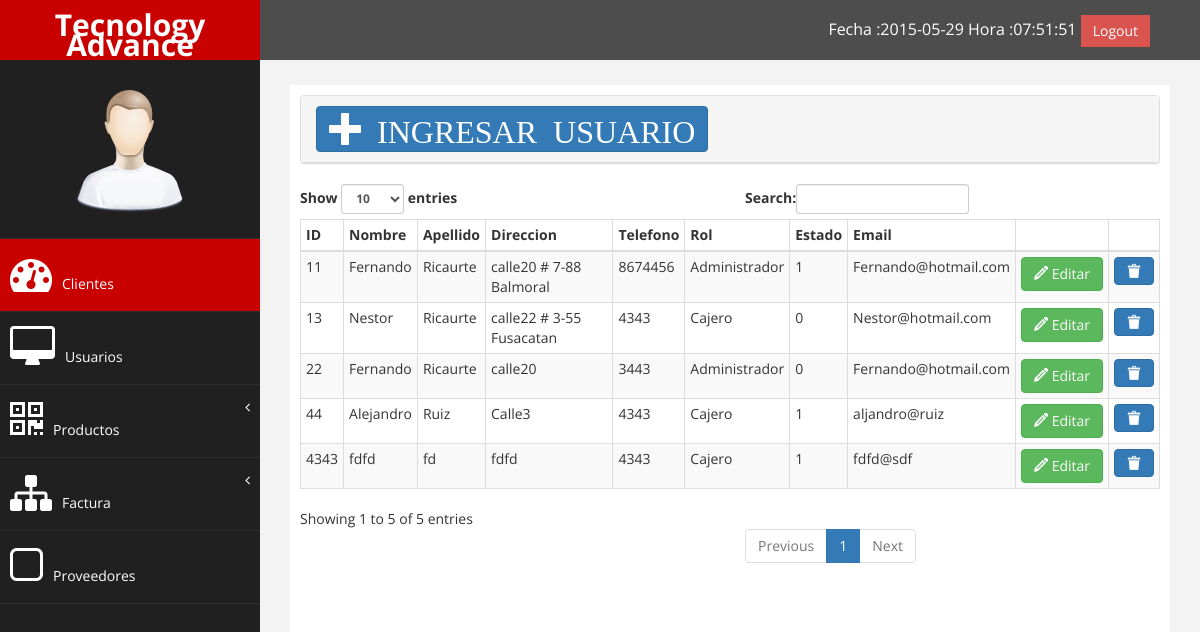
The app's page /index.php/usuarios (signed in), older data.
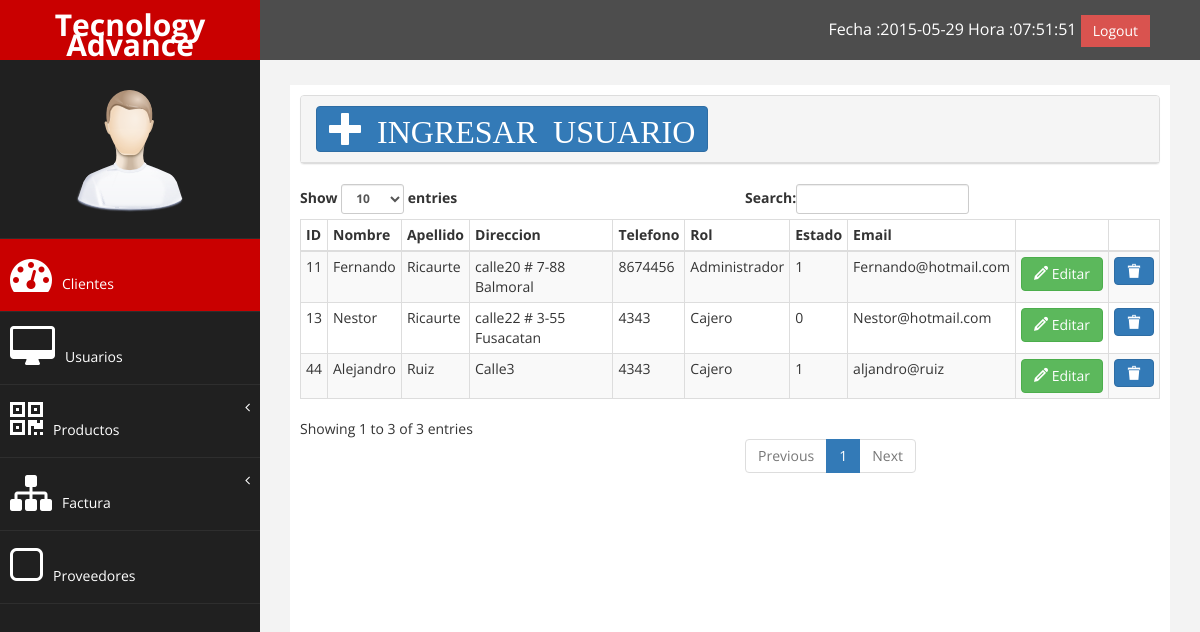
The same page, newer data.
### tables this page shows
CREATE TABLE IF NOT EXISTS `usuario` (
  `id_usuario` varchar(20) NOT NULL DEFAULT '',
  `email` varchar(20) DEFAULT NULL,
  `nombre` varchar(15) DEFAULT NULL,
  `apellido` varchar(15) DEFAULT NULL,
  `direccion` varchar(40) DEFAULT NULL,
  `telefono` varchar(10) DEFAULT NULL,
  `rol` varchar(20) NOT NULL,
  `estado` varchar(5) DEFAULT NULL,
  `pass` varchar(255) DEFAULT NULL,
  `salt` varchar(255) DEFAULT NULL,
  PRIMARY KEY (`id_usuario`)
);

### controlador.php (called while the page is built, shortened)
<?php
class Controlador{
 function Obj_Usuario (){
  return  $usuario=new Usuario;
 }
function  mostrar_usuario_action(){
 $mostrar_usuaio=$this->Obj_Usuario()->consultar_usuaios();
 require "Plantillas/mostrar_usuarios.php";
}
}
?>

### Modelos/conexion.php (called while the page is built, shortened)
<?php
class Conexion_DB {
private $registro = array();
 function conectar_base_de_datos(){
	 $this->conexion=mysqli_connect("localhost","root","","tecnologyadvance");
   return $this->conexion;
   }
   function Estrae_todo_registro($tabla){
       $this->consulta = "SELECT * FROM $tabla";
       $this->resultado = mysqli_query($this->conectar_base_de_datos(),  $this->consulta);
    while ( $this->fila = mysqli_fetch_assoc( $this->resultado)) {
       $this->registro[] =  $this->fila;
    }
    return     $this->registro;
  }
}
?>

### Modelos/usuarios.php (called while the page is built, shortened)
<?php
class Usuario extends Conexion_DB{
public function consultar_usuaios(){
 $this->extraido=$this->Estrae_todo_registro("usuario");
 return $this->extraido;
}
}
?>

### Plantillas/mostrar_usuarios.php (the view, shortened to what this page needs)
<div class="row">
  <div class="col-md-12 col-xs-12">
<div class="panel panel-default">
  <div class="panel-heading"><div class="panel-title">
    <button class="btn btn-primary fa-2x icon icon-plus" style="right:2333px " data-toggle="modal" data-target="#ventana_cliente"> INGRESAR  USUARIO</button>
  </div>
    </div>
    </div> </div></div>
<table id="hola" class="table table-striped table-bordered table-condensed table-hover display color2 " cellspacing="0" width="100%">
  <thead>
  <tr>
           <th>ID</th>
           <th>Nombre</th>
           <th>Apellido</th>
           <th>Direccion</th>
           <th>Telefono</th>
           <th>Rol</th>
           <th>Estado</th>
           <th>Email</th>
           <th></th>
           <th></th>
  </tr>
    </thead>
     <tbody id="Fila">
         <?php foreach( $mostrar_usuaio as $row){ ?>
        <tr id="<?php echo $row['id_usuario'];?>">
        <td ><?php echo $row['id_usuario'];?></td>
        <td id="1"><?php echo $row['nombre'];?></td>
        <td id="2"><?php echo $row['apellido'];?></td>
        <td id="3"><?php echo $row['direccion'];?></td>
        <td id="4"><?php echo $row['telefono'];?></td>
        <td id="5"><?php echo $row['rol'];?></td>
        <td id="6"><?php echo $row['estado'];?></td>
        <td id="7"><?php echo $row['email'];?></td>
        <td>  <a class="btn btn-success"  data-toggle="modal" data-target="#ventana"  id="<?php echo $row['id_usuario'];?>"><span class="icon icon-pencil"></span> Editar</a></td>
        <td><a href="eliminar_usuario?id=<?php echo $row['id_usuario'];?>" class="btn btn-primary icon icon-remove"></a></td>
      </tr>
      <?php }  ?>
     </tbody>
</table>
</div>
   </div>
<?php $contenido=ob_get_clean();
require "base2.php";
?>

### base2.php (shortened to what this page needs)
<!DOCTYPE html>
<html lang="es">
    <head>
    <link href="/TecnologyAdvance/css/bootstrap.css" rel="stylesheet" />
    <link href="/TecnologyAdvance/assets/css/font-awesome.css" rel="stylesheet" />
    <link href="/assets/js/morris/morris-0.4.3.min.css" rel="stylesheet" />
    <link href="/TecnologyAdvance/css/font.css" rel="stylesheet" />
    <link rel="stylesheet" type="text/css" href="/TecnologyAdvance/css/estilos2.css">
    <link href="/TecnologyAdvance/assets/css/custom.css" rel="stylesheet" />
</head>
<body>
    <div id="wrapper">
        <nav class="navbar navbar-default navbar-cls-top " role="navigation" style="margin-bottom: 0">
            <div class="navbar-header">
                <a class="navbar-brand" href="perfil">Tecnology Advance</a>
            </div>
    <div style="color: white;
padding: 15px 50px 5px 50px;
float: right;
font-size: 16px;"><?php date_default_timezone_set('America/Bogota'); echo "Fecha :".strftime("%Y-%m-%d"); echo "   "."Hora :".date("H:i:s"); ?> <a href="salir" class="btn btn-danger square-btn-adjust">Logout</a> </div>
        </nav>
                <nav class="navbar-default navbar-side" role="navigation">
            <div class="sidebar-collapse">
                <ul class="nav" id="main-menu">
                <li class="text-center">
                    <img src="/TecnologyAdvance/assets/img/find_user.png" class="user-image img-responsive"/>
                    </li>
                    <li>
                        <a class="active-menu"  href="clientes"><i class="fa fa-dashboard fa-3x"></i>Clientes</a>
                    </li>
                     <li>
                        <a  href="usuarios"><i class="fa fa-desktop fa-3x"></i>Usuarios</a>
                    </li>
                    <li>
                        <a href="#"><i class="fa fa-qrcode fa-3x"></i>Productos<span class="fa arrow"></span></a>
                    </li>
                       <li>
                        <a href="factura"><i class="fa fa-sitemap fa-3x"></i>Factura<span class="fa arrow"></span></a>
                      </li>
                      <li  >
                        <a  href="proveedores"><i class="fa fa-square-o fa-3x"></i>Proveedores</a>
                    </li>
                </ul>
            </div>
        </nav>
         <div id="page-wrapper" >
            <div id="page-inner">
               <?php echo $contenido; ?>
        </div>
</body>
</html>

Row changes from the older to the newer data that the page shows:
removed usuario: id_usuario "22", nombre "Fernando", apellido "Ricaurte", direccion "calle20", telefono "3443", rol "Administrador", estado "0", email "Fernando@hotmail.com"
removed usuario: id_usuario "4343", nombre "fdfd", apellido "fd", direccion "fdfd", telefono "4343", rol "Cajero", estado "1", email "fdfd@sdf"
Text that changed along with them:
text written by a page script: "Show entries Search: Showing 1 to 5 of 5 entries Previous 1 Next" → "Show entries Search: Showing 1 to 3 of 3 entries Previous 1 Next"
